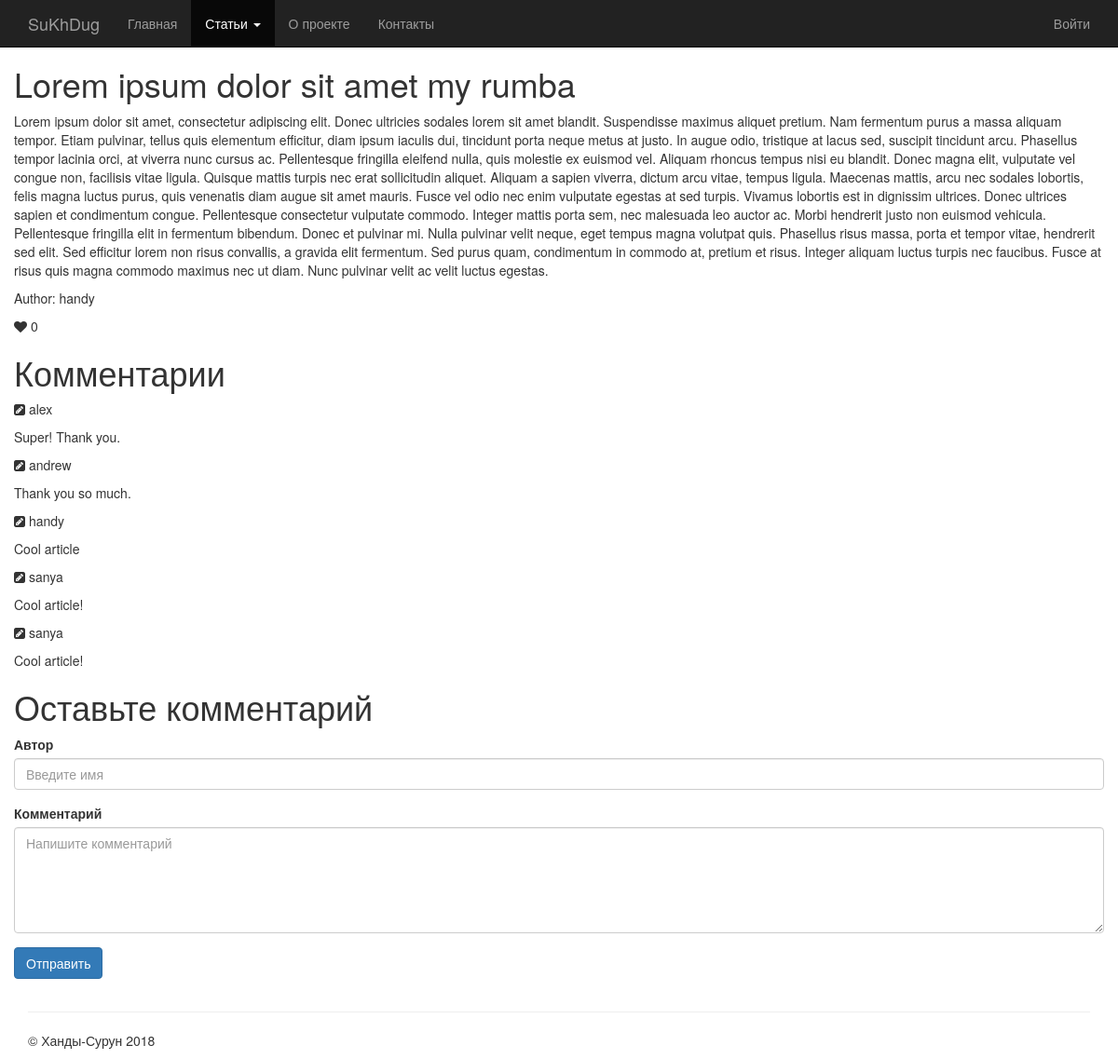
The app's page /article/1 with its own data.
### tables this page shows
CREATE TABLE `articles` (
  `id` int(11) NOT NULL AUTO_INCREMENT,
  `title` varchar(255) NOT NULL,
  `author` varchar(255) NOT NULL,
  `body` text NOT NULL,
  `short_content` varchar(255) NOT NULL,
  `like_count` int(11) NOT NULL,
  PRIMARY KEY (`id`)
);

CREATE TABLE `comments` (
  `id` int(11) NOT NULL AUTO_INCREMENT,
  `body` text NOT NULL,
  `author` varchar(255) NOT NULL,
  `article_id` int(11) NOT NULL,
  PRIMARY KEY (`id`)
);

### config/routes.php (called while the page is built)
<?php
return array(
    'admin/article/edit/([0-9]+)' => 'admin/edit/$1',
    'admin/article/([0-9]+)' => 'admin/view/$1',
    'admin/article/add' => 'admin/add',
    'articles/page/([0-9]+)' => 'articles/index/$1',
    'article/([0-9]+)' => 'articles/view/$1',
    'articles' => 'articles/index/$1',
    'about' => 'main/about',
    'contacts' => 'main/contact',
    'signup' => 'users/signup',
    'login' => 'users/login',
    'logout' => 'users/logout',
    'admin' => 'admin/index',
    '' => 'main/index'
);

### index.php (called while the page is built, shortened)
<?php
require_once(ROOT.'/config/Router.php');
$router = new Router();
$router->run();

### model/Article.php (called while the page is built, shortened)
<?php
class Article
{
    public function getArticlesItemByID($id)
    {
        $id = intval($id);
        if ($id) {
            $db = Database::getConnection();
            $sql = 'SELECT * FROM articles WHERE id=' . $id;
            $result = $db->prepare($sql);
            $result->execute();
            $result->setFetchMode(PDO::FETCH_ASSOC);
            $articlesItem = $result->fetch();
            return $articlesItem;
        }
    }
}

### model/Comment.php (called while the page is built, shortened)
<?php
class Comment
{
    public function getCommentsList($article_id) {
        $article_id = intval($article_id);
        if ($article_id) {
            $db = Database::getConnection();
            $commentsList = array();
            $sql = 'SELECT id, body, author FROM comments WHERE article_id=' . $article_id;
            $result = $db->prepare($sql);
            $result->execute();
            $i = 0;
            while($row = $result->fetch()) {
                $commentsList[$i]['id'] = $row['id'];
                $commentsList[$i]['body'] = $row['body'];
                $commentsList[$i]['author'] = $row['author'];
                $i++;
            }
            return $commentsList;
        }
    }
}

### view/articles/view.php (the view, shortened to what this page needs)
<?php require_once(ROOT . '/view/layout.php'); ?>
<html>
    <head>
    </head>
    <body>
        <div class="navbar navbar-inverse navbar-fixed-top" role="navigation">
            <div class="container">
                <div class="navbar-header">
                    <a class="navbar-brand" href="#">SuKhDug</a>
                </div>
                <div class="collapse navbar-collapse">
                    <ul class="nav navbar-nav">
                        <li><a href="/">Главная</a></li>
                        <li class="dropdown active"><a href="#" class="dropdown-toggle" data-toggle="dropdown">Статьи <span class="caret"></span></a>
                        </li>
                        <li><a href="/about">О проекте</a></li>
                        <li><a href="/contacts">Контакты</a></li>
                    </ul>
                    <ul class="nav navbar-nav navbar-right">
                        <?php if (isset($_SESSION['logged'])): ?>
                            <li class="dropdown"><a href="" class="dropdown-toggle" data-toggle="dropdown">Привет, <?= $_SESSION['logged']['login']; ?>!</a>
                                <ul class="dropdown-menu">
                                    <?php if ($_SESSION['logged']['admin']): ?>
                                        <li><a href="/admin">Администрирование</a></li>
                                    <?php endif; ?>
                                    <li><a href="/logout">Выйти</a></li>
                                </ul>
                            </li>
                        <?php else: ?>
                            <li><a href="/login">Войти</a></li>
                        <?php endif; ?>
                    </ul>
                </div>
            </div>
        </div>
        <div class="container">
            <div class="row">
                <h1><?= $articlesItem['title']; ?></h1>
                <p><?= $articlesItem['body']; ?></p>
                <p>Author: <?= $articlesItem['author']; ?></p>
                <p><i class="fa fa-heart"></i> <?= $articlesItem['like_count']; ?></p>
                <h1>Комментарии</h1>
                <?php foreach($commentsList as $commentItem){?>
                    <div>
                        <p><i class="fa fa-pencil-square"></i> <?= $commentItem['author']; ?></p>
                        <p><?= $commentItem['body']; ?></p>
                    </div>
                <?php } ?>
                <h1>Оставьте комментарий</h1>
                <form   name="AddComment"
                        method="POST">
                    <div class="form-group">
                        <label for="inputAuthor">Автор</label>
                        <input type="text" name="inputAuthor" class="form-control" id="author" placeholder="Введите имя" required>
                    </div>
                    <div class="form-group">
                        <label for="inputBody">Комментарий</label>
                        <textarea name="inputComment" class="form-control" id="body" rows="5" placeholder="Напишите комментарий" required></textarea>
                    </div>
                    <div class="form-group">
                        <button type="submit" name="submit" class="btn btn-primary" id="submit">Отправить</button>
                    </div>
                </form>
            </div>
        </div>
        <div class="container">
            <hr>
            <footer>
                <p>&copy; Ханды-Сурун 2018</p>
            </footer>
        </div>
    </body>
</html>

### config/Router.php (shortened to what this page needs)
<?php
class Router
{
    private $routes;
    public function __construct()
    {
        $routesPath = 'routes.php';
        $this->routes = include($routesPath);
    }
    private function getURI()
    {
        if (!empty($_SERVER['REQUEST_URI'])) {
            return trim($_SERVER['REQUEST_URI'], '/');
        }
    }
    public function run()
    {
        $uri = $this->getURI();
        foreach ($this->routes as $uriPattern => $path) {
            if(preg_match("~$uriPattern~", $uri)) {
                $internalRoute = preg_replace("~$uriPattern~", $path, $uri);
                $segments = explode('/', $internalRoute);
                $controllerName = array_shift($segments).'Controller';
                $actionName = 'action'.ucfirst(array_shift($segments));
                $parameters = $segments;
                $controllerObject = new $controllerName;
                $result = call_user_func_array(array($controllerObject, $actionName), $parameters);
                if ($result != null) {
                    break;
                }
            }
        }
    }
}

### template/css/common-styles.css (style rules this page uses)
body { padding-top: 50px; }
a { color: #444444; }

### records on screen
articles: title "Lorem ipsum dolor sit amet my rumba", body "Lorem ipsum dolor sit amet, consectetur adipiscing elit. Donec ultricies sodales lorem sit amet blandit. Suspendisse maximus aliquet pretium. Nam fermentum purus a massa aliquam tempor. Etiam pulvinar, tellus quis elementum efficitur, diam ipsum iaculis dui, tincidunt porta neque metus at justo. In augue odio, tristique at lacus sed, suscipit tincidunt arcu. Phasellus tempor lacinia orci, at viverra nunc cursus ac. Pellentesque fringilla eleifend nulla, quis molestie ex euismod vel. Aliquam rhoncus tempus nisi eu blandit. Donec magna elit, vulputate vel congue non, facilisis vitae ligula. Quisque mattis turpis nec erat sollicitudin aliquet. Aliquam a sapien viverra, dictum arcu vitae,…", author "handy", like_count "0"
comments: author "alex", body "Super! Thank you."
comments: author "andrew", body "Thank you so much."
comments: author "handy", body "Cool article"
comments: author "sanya", body "Cool article!"
comments: author "sanya", body "Cool article!"
